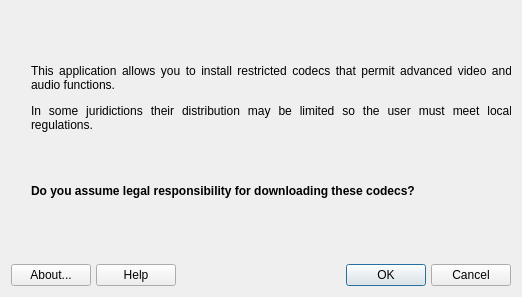
<?xml version="1.0" encoding="UTF-8"?>
<ui version="4.0">
 <class>mxcodecs</class>
 <widget class="QDialog" name="mxcodecs">
  <property name="geometry">
   <rect>
    <x>0</x>
    <y>0</y>
    <width>522</width>
    <height>297</height>
   </rect>
  </property>
  <property name="windowTitle">
   <string>MX Codecs Installer</string>
  </property>
  <layout class="QVBoxLayout" name="verticalLayout">
   <item>
    <widget class="QStackedWidget" name="stackedWidget">
     <property name="currentIndex">
      <number>0</number>
     </property>
     <widget class="QWidget" name="pageAccept">
      <widget class="QLabel" name="labelAccept">
       <property name="geometry">
        <rect>
         <x>20</x>
         <y>20</y>
         <width>481</width>
         <height>201</height>
        </rect>
       </property>
       <property name="text">
        <string>&lt;html&gt;&lt;head/&gt;&lt;body&gt;&lt;p align=&quot;justify&quot;&gt;This application allows you to install restricted codecs that permit advanced video and audio functions.&lt;/p&gt;&lt;p align=&quot;justify&quot;&gt;In some juridictions their distribution may be limited so the user must meet local regulations. &lt;/p&gt;&lt;p align=&quot;justify&quot;&gt;&lt;br/&gt;&lt;/p&gt;&lt;p align=&quot;justify&quot;&gt;&lt;span style=&quot; font-weight:600;&quot;&gt;Do you assume legal responsibility for downloading these codecs?&lt;/span&gt;&lt;/p&gt;&lt;/body&gt;&lt;/html&gt;</string>
       </property>
       <property name="textFormat">
        <enum>Qt::RichText</enum>
       </property>
       <property name="wordWrap">
        <bool>true</bool>
       </property>
      </widget>
     </widget>
     <widget class="QWidget" name="pageDownload">
      <layout class="QVBoxLayout" name="verticalLayout_2">
       <item>
        <widget class="QGroupBox" name="groupBox">
         <property name="title">
          <string>Downloading codecs files</string>
         </property>
         <widget class="QLabel" name="labelDownload">
          <property name="geometry">
           <rect>
            <x>0</x>
            <y>30</y>
            <width>481</width>
            <height>151</height>
           </rect>
          </property>
          <property name="text">
           <string/>
          </property>
          <property name="wordWrap">
           <bool>true</bool>
          </property>
         </widget>
        </widget>
       </item>
       <item>
        <widget class="QProgressBar" name="progressBar">
         <property name="value">
          <number>24</number>
         </property>
        </widget>
       </item>
      </layout>
     </widget>
    </widget>
   </item>
   <item>
    <layout class="QGridLayout" name="buttonBar" columnstretch="0,0,0,0,0,0,0,0,0">
     <property name="sizeConstraint">
      <enum>QLayout::SetDefaultConstraint</enum>
     </property>
     <property name="margin">
      <number>0</number>
     </property>
     <property name="spacing">
      <number>5</number>
     </property>
     <item row="0" column="8">
      <widget class="QPushButton" name="buttonCancel">
       <property name="toolTip">
        <string>Cancel any changes then quit</string>
       </property>
       <property name="text">
        <string>Cancel</string>
       </property>
       <property name="icon">
        <iconset>
         <normaloff>../../../../../../../../usr/share/mx-flash/icons/gtk-cancel.png</normaloff>../../../../../../../../usr/share/mx-flash/icons/gtk-cancel.png</iconset>
       </property>
       <property name="shortcut">
        <string>Alt+N</string>
       </property>
       <property name="autoDefault">
        <bool>true</bool>
       </property>
      </widget>
     </item>
     <item row="0" column="6">
      <widget class="QPushButton" name="buttonOk">
       <property name="toolTip">
        <string>Apply any changes then quit</string>
       </property>
       <property name="text">
        <string>OK</string>
       </property>
       <property name="icon">
        <iconset>
         <normaloff>../../../../../../../../usr/share/mx-flash/icons/dialog-ok.png</normaloff>../../../../../../../../usr/share/mx-flash/icons/dialog-ok.png</iconset>
       </property>
       <property name="shortcut">
        <string/>
       </property>
       <property name="autoDefault">
        <bool>true</bool>
       </property>
       <property name="default">
        <bool>true</bool>
       </property>
      </widget>
     </item>
     <item row="0" column="5">
      <spacer name="horizontalSpacer2">
       <property name="orientation">
        <enum>Qt::Horizontal</enum>
       </property>
       <property name="sizeHint" stdset="0">
        <size>
         <width>40</width>
         <height>20</height>
        </size>
       </property>
      </spacer>
     </item>
     <item row="0" column="3">
      <widget class="QLabel" name="label">
       <property name="maximumSize">
        <size>
         <width>32</width>
         <height>32</height>
        </size>
       </property>
       <property name="midLineWidth">
        <number>0</number>
       </property>
       <property name="text">
        <string/>
       </property>
       <property name="pixmap">
        <pixmap>../../../../../../../../usr/share/mx-flash/icons/mxfcelogo.png</pixmap>
       </property>
       <property name="scaledContents">
        <bool>true</bool>
       </property>
      </widget>
     </item>
     <item row="0" column="0">
      <widget class="QPushButton" name="buttonAbout">
       <property name="toolTip">
        <string>About this application</string>
       </property>
       <property name="text">
        <string>About...</string>
       </property>
       <property name="icon">
        <iconset>
         <normaloff>../../../../../../../../usr/share/mx-flash/icons/accessories-text-editor.png</normaloff>../../../../../../../../usr/share/mx-flash/icons/accessories-text-editor.png</iconset>
       </property>
       <property name="shortcut">
        <string>Alt+B</string>
       </property>
       <property name="autoDefault">
        <bool>true</bool>
       </property>
      </widget>
     </item>
     <item row="0" column="2">
      <spacer name="horizontalSpacer1">
       <property name="orientation">
        <enum>Qt::Horizontal</enum>
       </property>
       <property name="sizeHint" stdset="0">
        <size>
         <width>40</width>
         <height>20</height>
        </size>
       </property>
      </spacer>
     </item>
     <item row="0" column="1">
      <widget class="QPushButton" name="buttonHelp">
       <property name="sizePolicy">
        <sizepolicy hsizetype="Minimum" vsizetype="Preferred">
         <horstretch>0</horstretch>
         <verstretch>0</verstretch>
        </sizepolicy>
       </property>
       <property name="toolTip">
        <string>Display help </string>
       </property>
       <property name="text">
        <string>Help</string>
       </property>
       <property name="icon">
        <iconset>
         <normaloff>../../../../../../../../usr/share/mx-flash/icons/gnome-help.png</normaloff>../../../../../../../../usr/share/mx-flash/icons/gnome-help.png</iconset>
       </property>
       <property name="shortcut">
        <string>Alt+H</string>
       </property>
      </widget>
     </item>
    </layout>
   </item>
  </layout>
 </widget>
 <layoutdefault spacing="6" margin="11"/>
 <resources/>
 <connections>
  <connection>
   <sender>buttonCancel</sender>
   <signal>pressed()</signal>
   <receiver>mxcodecs</receiver>
   <slot>reject()</slot>
   <hints>
    <hint type="sourcelabel">
     <x>451</x>
     <y>274</y>
    </hint>
    <hint type="destinationlabel">
     <x>694</x>
     <y>634</y>
    </hint>
   </hints>
  </connection>
 </connections>
</ui>
